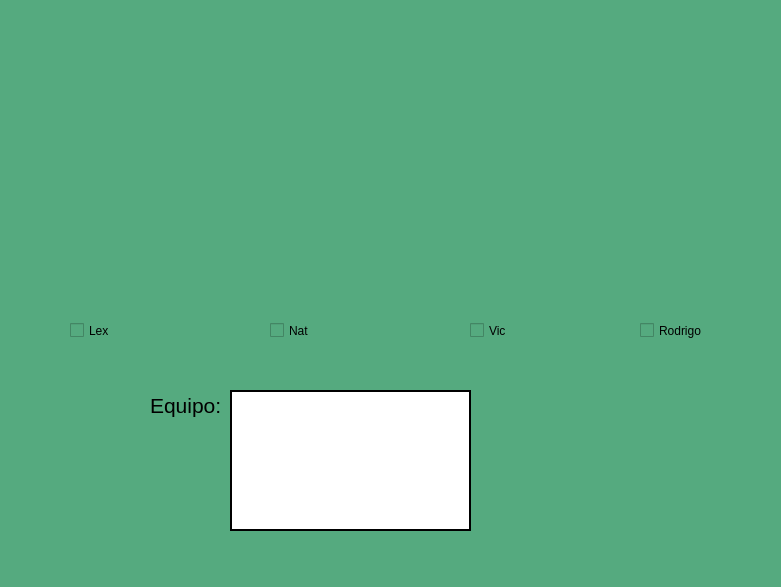
<?xml version="1.0" encoding="UTF-8"?>
<ui version="4.0">
 <class>MainWindow</class>
 <widget class="QMainWindow" name="MainWindow">
  <property name="geometry">
   <rect>
    <x>0</x>
    <y>0</y>
    <width>781</width>
    <height>587</height>
   </rect>
  </property>
  <property name="windowTitle">
   <string>MainWindow</string>
  </property>
  <property name="styleSheet">
   <string notr="true">background-color: rgb(85, 170, 127);</string>
  </property>
  <widget class="QWidget" name="centralwidget">
   <widget class="QLabel" name="label">
    <property name="geometry">
     <rect>
      <x>30</x>
      <y>10</y>
      <width>201</width>
      <height>101</height>
     </rect>
    </property>
    <property name="text">
     <string/>
    </property>
    <property name="pixmap">
     <pixmap resource="../Recursos.qrc">:/Logos/Imagenes/WhatsApp Image 2024-02-15 at 6.57.13 PM.jpeg</pixmap>
    </property>
    <property name="scaledContents">
     <bool>true</bool>
    </property>
   </widget>
   <widget class="QLabel" name="label_2">
    <property name="geometry">
     <rect>
      <x>520</x>
      <y>10</y>
      <width>241</width>
      <height>101</height>
     </rect>
    </property>
    <property name="text">
     <string/>
    </property>
    <property name="pixmap">
     <pixmap resource="../Recursos.qrc">:/Logos/Imagenes/UAT_2018_-_2021_HORIZONTAL.jpg</pixmap>
    </property>
    <property name="scaledContents">
     <bool>true</bool>
    </property>
   </widget>
   <widget class="QLabel" name="label_3">
    <property name="geometry">
     <rect>
      <x>680</x>
      <y>460</y>
      <width>91</width>
      <height>71</height>
     </rect>
    </property>
    <property name="text">
     <string/>
    </property>
    <property name="pixmap">
     <pixmap resource="../Recursos.qrc">:/Logos/Imagenes/WhatsApp Image 2024-02-15 at 9.24.51 PM.jpeg</pixmap>
    </property>
    <property name="scaledContents">
     <bool>true</bool>
    </property>
   </widget>
   <widget class="QLabel" name="img_persona">
    <property name="geometry">
     <rect>
      <x>40</x>
      <y>160</y>
      <width>161</width>
      <height>131</height>
     </rect>
    </property>
    <property name="text">
     <string/>
    </property>
    <property name="pixmap">
     <pixmap resource="../Recursos.qrc">:/Logos/Imagenes/WhatsApp Image 2024-02-15 at 8.14.59 PM.jpeg</pixmap>
    </property>
    <property name="scaledContents">
     <bool>true</bool>
    </property>
   </widget>
   <widget class="QLabel" name="label_4">
    <property name="geometry">
     <rect>
      <x>150</x>
      <y>390</y>
      <width>71</width>
      <height>31</height>
     </rect>
    </property>
    <property name="font">
     <font>
      <family>MS Shell Dlg 2</family>
      <pointsize>16</pointsize>
      <weight>9</weight>
      <italic>false</italic>
      <bold>false</bold>
     </font>
    </property>
    <property name="styleSheet">
     <string notr="true">font: 75 16pt &quot;MS Shell Dlg 2&quot;;</string>
    </property>
    <property name="text">
     <string>Equipo:</string>
    </property>
   </widget>
   <widget class="QCheckBox" name="cb_lex">
    <property name="geometry">
     <rect>
      <x>70</x>
      <y>320</y>
      <width>71</width>
      <height>21</height>
     </rect>
    </property>
    <property name="styleSheet">
     <string notr="true">font: 75 14pt &quot;MS Shell Dlg 2&quot;;</string>
    </property>
    <property name="text">
     <string>Lex</string>
    </property>
   </widget>
   <widget class="QLabel" name="img_persona_2">
    <property name="geometry">
     <rect>
      <x>240</x>
      <y>160</y>
      <width>161</width>
      <height>131</height>
     </rect>
    </property>
    <property name="text">
     <string/>
    </property>
    <property name="pixmap">
     <pixmap resource="../Recursos.qrc">:/Logos/Imagenes/WhatsApp Image 2024-02-15 at 8.48.55 PM.jpeg</pixmap>
    </property>
    <property name="scaledContents">
     <bool>true</bool>
    </property>
   </widget>
   <widget class="QLabel" name="img_persona_3">
    <property name="geometry">
     <rect>
      <x>430</x>
      <y>160</y>
      <width>161</width>
      <height>131</height>
     </rect>
    </property>
    <property name="text">
     <string/>
    </property>
    <property name="pixmap">
     <pixmap resource="../Recursos.qrc">:/Logos/Imagenes/WhatsApp Image 2024-02-15 at 8.48.55 PM (1).jpeg</pixmap>
    </property>
    <property name="scaledContents">
     <bool>true</bool>
    </property>
   </widget>
   <widget class="QLabel" name="img_persona_4">
    <property name="geometry">
     <rect>
      <x>610</x>
      <y>160</y>
      <width>161</width>
      <height>131</height>
     </rect>
    </property>
    <property name="text">
     <string/>
    </property>
    <property name="pixmap">
     <pixmap resource="../Recursos.qrc">:/Logos/Imagenes/WhatsApp Image 2024-02-15 at 8.48.55 PM (2).jpeg</pixmap>
    </property>
    <property name="scaledContents">
     <bool>true</bool>
    </property>
   </widget>
   <widget class="QTextEdit" name="text_equipo">
    <property name="geometry">
     <rect>
      <x>230</x>
      <y>390</y>
      <width>241</width>
      <height>141</height>
     </rect>
    </property>
    <property name="styleSheet">
     <string notr="true">font: 75 16pt &quot;MS Shell Dlg 2&quot;;
background-color: rgb(255, 255, 255);
border: 2px solid;</string>
    </property>
   </widget>
   <widget class="QCheckBox" name="cb_nat">
    <property name="geometry">
     <rect>
      <x>270</x>
      <y>320</y>
      <width>71</width>
      <height>21</height>
     </rect>
    </property>
    <property name="styleSheet">
     <string notr="true">font: 75 14pt &quot;MS Shell Dlg 2&quot;;</string>
    </property>
    <property name="text">
     <string>Nat</string>
    </property>
   </widget>
   <widget class="QCheckBox" name="cb_vic">
    <property name="geometry">
     <rect>
      <x>470</x>
      <y>320</y>
      <width>71</width>
      <height>21</height>
     </rect>
    </property>
    <property name="styleSheet">
     <string notr="true">font: 75 14pt &quot;MS Shell Dlg 2&quot;;</string>
    </property>
    <property name="text">
     <string>Vic</string>
    </property>
   </widget>
   <widget class="QCheckBox" name="cb_poio">
    <property name="geometry">
     <rect>
      <x>640</x>
      <y>320</y>
      <width>101</width>
      <height>21</height>
     </rect>
    </property>
    <property name="styleSheet">
     <string notr="true">font: 75 14pt &quot;MS Shell Dlg 2&quot;;</string>
    </property>
    <property name="text">
     <string>Rodrigo</string>
    </property>
   </widget>
  </widget>
  <widget class="QMenuBar" name="menubar">
   <property name="geometry">
    <rect>
     <x>0</x>
     <y>0</y>
     <width>781</width>
     <height>21</height>
    </rect>
   </property>
  </widget>
  <widget class="QStatusBar" name="statusbar"/>
 </widget>
 <resources>
  <include location="../Recursos.qrc"/>
 </resources>
 <connections/>
</ui>
